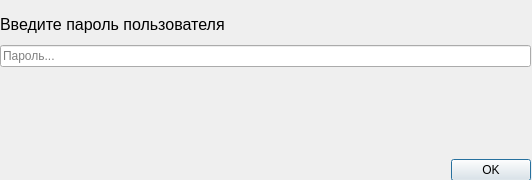
<?xml version="1.0" encoding="UTF-8"?>
<ui version="4.0">
 <class>passwordDialog</class>
 <widget class="QDialog" name="passwordDialog">
  <property name="geometry">
   <rect>
    <x>0</x>
    <y>0</y>
    <width>532</width>
    <height>180</height>
   </rect>
  </property>
  <property name="sizePolicy">
   <sizepolicy hsizetype="Fixed" vsizetype="Fixed">
    <horstretch>0</horstretch>
    <verstretch>0</verstretch>
   </sizepolicy>
  </property>
  <property name="windowTitle">
   <string>Enter password</string>
  </property>
  <widget class="QWidget" name="verticalLayoutWidget">
   <property name="geometry">
    <rect>
     <x>0</x>
     <y>0</y>
     <width>531</width>
     <height>181</height>
    </rect>
   </property>
   <layout class="QVBoxLayout" name="verticalLayout" stretch="0,1,0,3,0">
    <item>
     <spacer name="verticalSpacer_2">
      <property name="orientation">
       <enum>Qt::Vertical</enum>
      </property>
      <property name="sizeHint" stdset="0">
       <size>
        <width>20</width>
        <height>10</height>
       </size>
      </property>
     </spacer>
    </item>
    <item>
     <widget class="QLabel" name="label">
      <property name="font">
       <font>
        <pointsize>12</pointsize>
       </font>
      </property>
      <property name="text">
       <string>Введите пароль пользователя</string>
      </property>
     </widget>
    </item>
    <item>
     <widget class="QLineEdit" name="lineEdit">
      <property name="placeholderText">
       <string>Пароль...</string>
      </property>
     </widget>
    </item>
    <item>
     <spacer name="verticalSpacer">
      <property name="orientation">
       <enum>Qt::Vertical</enum>
      </property>
      <property name="sizeHint" stdset="0">
       <size>
        <width>20</width>
        <height>40</height>
       </size>
      </property>
     </spacer>
    </item>
    <item>
     <layout class="QHBoxLayout" name="horizontalLayout">
      <item>
       <spacer name="horizontalSpacer">
        <property name="orientation">
         <enum>Qt::Horizontal</enum>
        </property>
        <property name="sizeHint" stdset="0">
         <size>
          <width>40</width>
          <height>20</height>
         </size>
        </property>
       </spacer>
      </item>
      <item>
       <widget class="QPushButton" name="enterButton">
        <property name="text">
         <string>OK</string>
        </property>
       </widget>
      </item>
     </layout>
    </item>
   </layout>
  </widget>
 </widget>
 <resources/>
 <connections/>
</ui>
